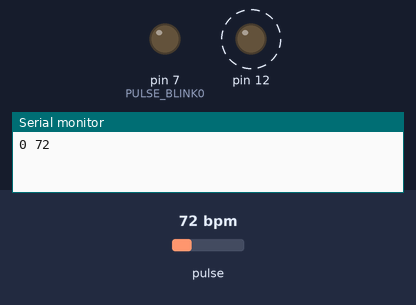
Bench run of a sketch on a simulated Arduino Uno, built with avr-gcc and run on an emulated ATmega328P. Shown: output pins drawn as LEDs (lit = HIGH), the last lines printed to the serial monitor. Dashed ring = blinking. Inputs (shaded band) come from the test bench; at power-on: pulse 72 bpm.

Above: at 1.2 s.
1.3 s: pulse set to 42 bpm
At 3.4 s:
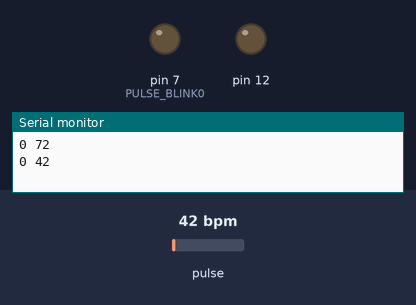
3.7 s: pulse set to 100 bpm
At 4.42 s:
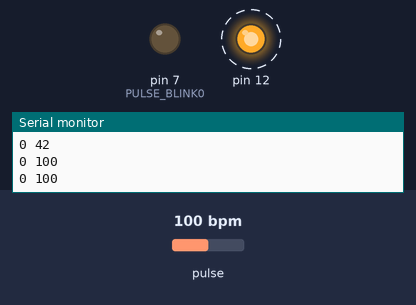
Timing chart, 0 to 12.7 s (numbered marks = the images above; inputs shaded):
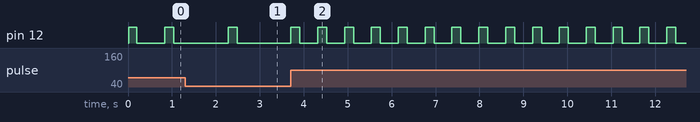

The sketch:

heartbeat_code.ino
```cpp
/* Personal Notes - PLEASE READ:
Switched from a 'Heart Rate Pulse Sensor' to a 'Grove - Ear Clip Heart Rate Sensor'. I realise that they can be used with the same library.
I used the Ear Clip Heart Rate Sensor because it gives a more accurate result and also applies to the condition of becoming a wearable device.
It is more convinient for attatchment to the ear without the sensor being affected when there is movement. It also links with my concept of controlling the volume of sound using the heartbeat.
The location of the heartbeat sensor is near to the ear, which is the main mechanism to listen to sound. It almost feels as if the users can 'hear' their heartbeat whilst using it to control the volume of sound.
- The Code prints the BPM to the Serial Monitor to detect heartbeat
--------------------------------------------------------------------
#define USE_ARDUINO_INTERRUPTS true    // Set-up low-level interrupts for most acurate BPM math. (important for precise timing in heartbeat detection.)
#include <PulseSensorPlayground.h>     // Includes the PulseSensorPlayground Library.


//  Variables
const int PulseWire1 = 0;  // HeartRate Sensor wire connected to ANALOG PIN 0 (first sensor)
const int PulseWire2 = 1; // HeartRate Sensor wire connected to ANALOG PIN 1 (second sensor)
//const int LED = 4;        // LED PIN 4 for the first sensor (For visibility when viewing code)
//const int LED2 = 5;        // LED PIN 5 for the second sensor (For visibility when viewing code)

int Threshold0 = 550;      //// Threshold for the first sensor
int Threshold1 = 550;     // Threshold for the second sensor


PulseSensorPlayground heartSensor1; // Creates an instance of the PulseSensorPlayground object for the first sensor
PulseSensorPlayground heartSensor2; // Creates an instance of the PulseSensorPlayground object for the second sensor called "heartSensor2"


void setup() {

  Serial.begin(9600);          // For Serial Monitor

  // Double-check the "pulseSensor" object was created and "began" seeing a signal.
   if (heartSensor1.begin()) {
  }

// Configure the HeartSensor object, by assigning our variables to it.
  heartSensor1.analogInput(PulseWire1);   //analog input pin for the Heart Sensor(3)
  heartSensor1.setThreshold(Threshold0);
  //heartSensor.blinkOnPulse(LED);       //auto-magically blink Arduino's LED with heartbeat.

  //Double-check the "heartSensor2" object was created and "began" seeing a signal.
  if (heartSensor2.begin()) {
  }


  heartSensor2.analogInput(PulseWire2);   // Analog input pin for the second Heart Sensor (1)
  heartSensor2.setThreshold(Threshold1);
  //heartSensor2.blinkOnPulse(LED2);        // Auto-magically blink Arduino's LED with the second heartbeat.

 }


void loop() {

 if (heartSensor1.sawStartOfBeat()) {            // Constantly test to see if "a beat happened".
 int myBPM = heartSensor1.getBeatsPerMinute();  // Calls function on our Heart Sensor object that returns BPM as an "int".
                                               // "myBPM" hold this BPM value now.
 Serial.print("BPM1: ");                        // Print phrase "BPM1: "
 Serial.println(myBPM);                        // Print the value inside of myBPM.
}

if (heartSensor2.sawStartOfBeat()) {
int myBPM2 = heartSensor2.getBeatsPerMinute();
Serial.print("BPM2: ");
Serial.println(myBPM2);

}

//if (heartSensor1.sawStartOfBeat() && heartSensor2.sawStartOfBeat()) {
  //int myBPM1 = heartSensor1.getBeatsPerMinute();
  //int myBPM2 = heartSensor2.getBeatsPerMinute();
 // Serial.println(myBPM1);
  //Serial.print(",");
  //Serial.println(myBPM2);
//}

delay(200);

}
-------------------------------------------------------------------- */

/*
   Arduino Sketch to detect pulses from two PulseSensors.

   Here is a link to the tutorial
   https://pulsesensor.com/pages/two-or-more-pulse-sensors

   Copyright World Famous Electronics LLC - see LICENSE
   Contributors:
     Joel Murphy, https://pulsesensor.com
     Yury Gitman, https://pulsesensor.com
     Bradford Needham, @bneedhamia, https://bluepapertech.com

   Licensed under the MIT License, a copy of which
   should have been included with this software.

   This software is not intended for medical use.
*/

/*
   Every Sketch that uses the PulseSensor Playground must
   define USE_ARDUINO_INTERRUPTS before including PulseSensorPlayground.h.
   Here, #define USE_ARDUINO_INTERRUPTS false tells the library to
   not use interrupts to read data from the PulseSensor.

   If you want to use interrupts, simply change the line below
   to read:
     #define USE_ARDUINO_INTERRUPTS true

   Set US_PS_INTERRUPTS to false if either
   1) Your Arduino platform's interrupts aren't yet supported
   by PulseSensor Playground, or
   2) You don't wish to use interrupts because of the side effects.

   NOTE: if US_PS_INTERRUPTS is false, your Sketch must
   call pulse.sawNewSample() at least once every 2 milliseconds
   to accurately read the PulseSensor signal.
*/

/* sketch above does not work - only prints one BPM value from one heart sensor
- It seems that the code for printing one heart sensor BPM value
 is overwriting itself over another heart rate sensor
--------------------------------------------------------------------
*/


//CORRECT SKETCH FOR TWO PULSE SENSORS//

#define USE_ARDUINO_INTERRUPTS true
#include <PulseSensorPlayground.h>


/*
   The format of our output.

   Set this to PROCESSING_VISUALIZER if you're going to run
    the multi-sensor Processing Visualizer Sketch.
    See https://github.com/WorldFamousElectronics/PulseSensorAmped_2_Sensors

   Set this to SERIAL_PLOTTER if you're going to run
    the Arduino IDE's Serial Plotter.
*/
const int OUTPUT_TYPE = SERIAL_PLOTTER;

/*
   Number of PulseSensor devices we're reading from.
*/
const int PULSE_SENSOR_COUNT = 2;

/*
   Pinout:
     PULSE_INPUT = Analog Input. Connected to the pulse sensor
      purple (signal) wire. Ends with index number.
     PULSE_BLINK = digital Output. Connected to an LED (and 1K series resistor)
      that will flash on each detected pulse. Ends with index number.
     PULSE_FADE = digital Output. PWM pin onnected to an LED (and 1K series resistor)
      that will smoothly fade with each pulse. Ends with index number.
      NOTE: PULSE_FADE must be a pin that supports PWM. Do not use
      pin 9 or 10, because those pins' PWM interferes with the sample timer. Ends with index number.
     THRESHOLD should be set higher than the PulseSensor signal idles
      at when there is nothing touching it. The expected idle value
      should be 512, which is 1/2 of the ADC range. To check the idle value
      open a serial monitor and make note of the PulseSensor signal values
      with nothing touching the sensor. THRESHOLD should be a value higher
      than the range of idle noise by 25 to 50 or so. When the library
      is finding heartbeats, the value is adjusted based on the pulse signal
      waveform. THRESHOLD sets the default when there is no pulse present.
      Adjust as neccesary.  Ends with index number.
*/
const int PULSE_INPUT0 = A0;
const int PULSE_BLINK0 = 7;
const int PULSE_FADE0 = 5;

const int PULSE_INPUT1 = A1;
const int PULSE_BLINK1 = 12;
const int PULSE_FADE1 = 11;

const int THRESHOLD0 = 550;
const int THRESHOLD1 = 550;

/*
   All the PulseSensor Playground functions.
   We tell it how many PulseSensors we're using.
*/
PulseSensorPlayground pulseSensor(PULSE_SENSOR_COUNT);

void setup() {
  /*
     Use 250000 baud because that's what the Processing Sketch expects to read,
     and because that speed provides about 25 bytes per millisecond,
     or 50 characters per PulseSensor sample period of 2 milliseconds.

     If we used a slower baud rate, we'd likely write bytes faster than
     they can be transmitted, which would mess up the timing
     of readSensor() calls, which would make the pulse measurement
     not work properly.
  */
  Serial.begin(250000);

  /*
     Configure the PulseSensor manager,
     telling it which PulseSensor (0 or 1)
     we're configuring.
  */

  pulseSensor.analogInput(PULSE_INPUT0, 0);
  pulseSensor.blinkOnPulse(PULSE_BLINK0, 0);
  pulseSensor.fadeOnPulse(PULSE_FADE0, 0);
  pulseSensor.setThreshold(THRESHOLD0, 0);

  pulseSensor.analogInput(PULSE_INPUT1, 1);
  pulseSensor.blinkOnPulse(PULSE_BLINK1, 1);
  pulseSensor.fadeOnPulse(PULSE_FADE1, 1);
  pulseSensor.setThreshold(THRESHOLD1, 1);

  pulseSensor.setSerial(Serial);
  pulseSensor.setOutputType(OUTPUT_TYPE);


  // Now that everything is ready, start reading the PulseSensor signal.
  if (!pulseSensor.begin()) {
    /*
       PulseSensor initialization failed,
       likely because our Arduino platform interrupts
       aren't supported yet.

       If your Sketch hangs here, try changing USE_ARDUINO_INTERRUPTS to false.
    */
    for (;;) {
      // Flash the led to show things didn't work.
      digitalWrite(PULSE_BLINK0, LOW);
      delay(50);
      digitalWrite(PULSE_BLINK0, HIGH);
      delay(50);
    }
  }
}

void loop() {

  /*
     Wait a bit.
     We don't output every sample, because our baud rate
     won't support that much I/O.
  */
  delay(20);

  // write the latest sample to Serial.
  //pulseSensor.outputSample();

  /*
     If a beat has happened on a given PulseSensor
     since we last checked, write the per-beat information
     about that PulseSensor to Serial.
  */
  for (int i = 0; i < PULSE_SENSOR_COUNT; ++i) {
    if (pulseSensor.sawStartOfBeat(i)) {
       Serial.print(i);
      Serial.print(" ");
      Serial.println(pulseSensor.getBeatsPerMinute(i));
    }
  }
}
```

Measured:
- after the input at 3.7 s, pin 12: alternates HIGH for 0.20 s and LOW for 0.41 s, starting after 0.62 s
